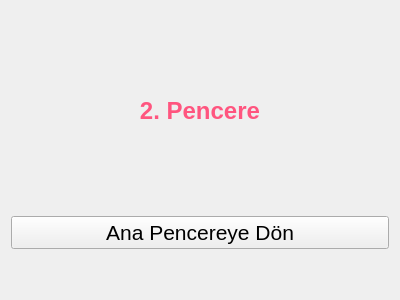
<?xml version="1.0" encoding="UTF-8"?>
<ui version="4.0">
 <class>Form</class>
 <widget class="QWidget" name="Form">
  <property name="geometry">
   <rect>
    <x>0</x>
    <y>0</y>
    <width>400</width>
    <height>300</height>
   </rect>
  </property>
  <property name="windowTitle">
   <string>2. Pencere</string>
  </property>
  <layout class="QGridLayout" name="gridLayout">
   <item row="0" column="0">
    <widget class="QLabel" name="label">
     <property name="font">
      <font>
       <pointsize>18</pointsize>
       <weight>75</weight>
       <bold>true</bold>
      </font>
     </property>
     <property name="styleSheet">
      <string notr="true">color: rgb(255, 85, 127);</string>
     </property>
     <property name="text">
      <string>2. Pencere</string>
     </property>
     <property name="alignment">
      <set>Qt::AlignCenter</set>
     </property>
    </widget>
   </item>
   <item row="1" column="0">
    <widget class="QPushButton" name="pushButton">
     <property name="font">
      <font>
       <pointsize>16</pointsize>
      </font>
     </property>
     <property name="text">
      <string>Ana Pencereye Dön</string>
     </property>
    </widget>
   </item>
   <item row="2" column="0">
    <spacer name="verticalSpacer">
     <property name="orientation">
      <enum>Qt::Vertical</enum>
     </property>
     <property name="sizeType">
      <enum>QSizePolicy::Preferred</enum>
     </property>
     <property name="sizeHint" stdset="0">
      <size>
       <width>20</width>
       <height>40</height>
      </size>
     </property>
    </spacer>
   </item>
  </layout>
 </widget>
 <resources/>
 <connections/>
</ui>
